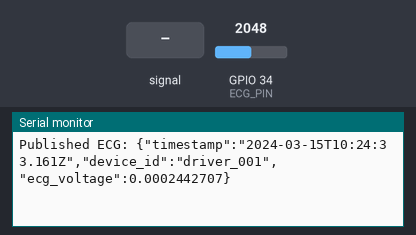
The sketch below on a simulated ESP32. Parts: the last lines printed to the serial monitor. The test bench sets the inputs (shaded band); at power-on: GPIO 34 (ECG_PIN) = 2048 (analog values on the 0–4095 scale). WiFi joins after 1.5 s; servers stay silent unless stated; the local clock reads 2024-03-15 10:24:30 at power-on unless the sketch sets it; no MQTT or app messages arrive unless stated.

Above: at 3.2 s.
3.3 s: GPIO 34 (ECG_PIN) fed a 200 Hz sine of ±327 counts around its level
At 3.37 s:
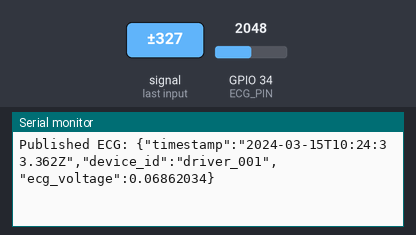
4.8 s: GPIO 34 (ECG_PIN) set to 2866
At 4.87 s:
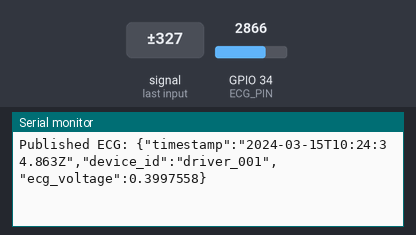
6.3 s: GPIO 34 (ECG_PIN) fed a 1000 Hz sine of ±1023 counts around its level
At 6.37 s:
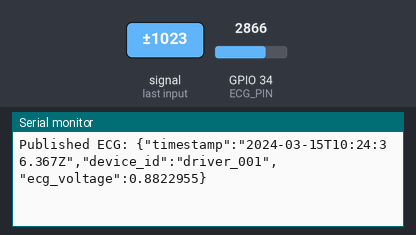
7.8 s: GPIO 34 (ECG_PIN) set to 3603
At 7.88 s:
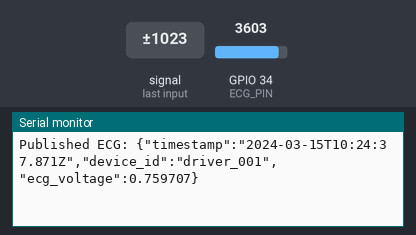
Timing chart, 0 to 10.3 s (numbered marks = the images above; inputs shaded):
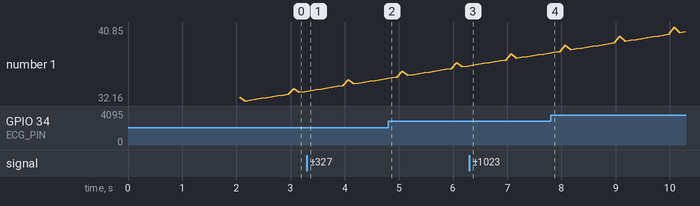

Measured:
- after the input at 3.3 s, the serial monitor: prints a new line after 0.06 s (image 1)
- after the input at 4.8 s, the serial monitor: prints a new line after 0.06 s (image 2)
- after the input at 6.3 s, the serial monitor: prints a new line after 0.07 s (image 3)
- after the input at 7.8 s, the serial monitor: prints a new line after 0.07 s (image 4)
- plotted number 1: 33.26 → 34.76 after the input at 3.3 s, 34.76 → 36.27 after the input at 4.8 s, 37.77 → 40.29 after the input at 7.8 s

The sketch:

ecg_sketch.ino
```cpp
// ECG Sensor Sketch - AD8232 for ESP32
// Reads ECG data from analog pin and publishes to MQTT

#include <WiFi.h>
#include <PubSubClient.h>
#include <ArduinoJson.h>

// ===== USER CONFIG - CHANGE THESE =====
const char* ssid = "OPPO F31 5G k3r6";        // Your phone's hotspot name
const char* password = "gfduvd6drcuhd67g5y7ig6gi"; // Your hotspot password
const char* mqtt_server = "10.224.23.31";      // Your laptop IP (from hostname -I)
const int mqtt_port = 1883;
// ========================================

// Device & Topic Config
const char* device_id = "driver_001";
const char* mqtt_topic = "sensors/driver_001/ecg";
const char* mqtt_client_id = "esp32_ecg_001";
const int sample_rate_ms = 100;

// Pin Config (ESP32 ADC pins: 32, 33, 34, 35, 36, 39)
const int ECG_PIN = 34;  // AD8232 OUT -> GPIO34 (ADC1_CH6)

// ADC Config (ESP32: 12-bit ADC = 0-4095, 3.3V reference)
const float adc_ref_voltage = 3.3;
const int adc_max_value = 4095;

// Global objects
WiFiClient espClient;
PubSubClient client(espClient);

unsigned long last_sample_time = 0;

void setup() {
  Serial.begin(115200);
  delay(500);

  Serial.println("\n\n=== ECG Sensor Sketch (ESP32) ===");
  Serial.print("ECG Pin: GPIO");
  Serial.println(ECG_PIN);
  Serial.print("ADC Reference: ");
  Serial.print(adc_ref_voltage);
  Serial.println("V");
  Serial.print("Sample Rate: ");
  Serial.print(sample_rate_ms);
  Serial.println("ms");

  // ADC attenuation for full 3.3V range
  analogReadResolution(12);  // 12-bit (0-4095)
  analogSetAttenuation(ADC_11db);  // 3.3V full scale

  connectToWiFi();

  // Sync real time via NTP so timestamps are valid PostgreSQL TIMESTAMPTZ
  configTime(0, 0, "pool.ntp.org", "time.nist.gov");

  client.setServer(mqtt_server, mqtt_port);
}

void loop() {
  // WiFi auto-reconnects in the background (ESP32 default) - do NOT call
  // WiFi.begin() again here; it errors with "wifi:sta is connecting, cannot set config".

  if (WiFi.status() != WL_CONNECTED) {
    // WiFi down: report once every 10s, skip MQTT/sensor until connected
    static unsigned long last_report = 0;
    if (millis() - last_report > 10000) {
      last_report = millis();
      Serial.println("WiFi not connected - auto-reconnecting in background...");
    }
    return;  // wait for WiFi before doing anything
  }

  // Maintain MQTT
  if (!client.connected()) {
    reconnectMQTT();
  }
  client.loop();

  // Read sensor at sample rate
  unsigned long now = millis();
  if (now - last_sample_time >= sample_rate_ms) {
    last_sample_time = now;
    readAndPublishECG();
  }
}

void readAndPublishECG() {
  // Read raw ADC
  int raw_value = analogRead(ECG_PIN);

  // Convert to voltage (0-3.3V)
  float voltage = (raw_value / (float)adc_max_value) * adc_ref_voltage;

  // Normalize to -1.0 to +1.0 range (center at 1.65V for bipolar signal)
  // AD8232 outputs ~1.65V at rest, swings ±1.65V
  float ecg_voltage = (voltage - (adc_ref_voltage / 2.0)) / (adc_ref_voltage / 2.0);

  // Clamp to validation range
  if (ecg_voltage > 1.0) ecg_voltage = 1.0;
  if (ecg_voltage < -1.0) ecg_voltage = -1.0;

  // Create JSON payload with ISO 8601 timestamp
  // Skip publish until NTP time is synced (timestamp would be invalid for DB)
  String iso_time = getISOTime();
  if (iso_time.length() == 0) {
    Serial.println("Skipping publish: waiting for NTP time sync...");
    return;
  }

  StaticJsonDocument<256> doc;
  doc["timestamp"] = iso_time;
  doc["device_id"] = device_id;
  doc["ecg_voltage"] = ecg_voltage;

  char buffer[256];
  serializeJson(doc, buffer);

  if (client.publish(mqtt_topic, buffer)) {
    Serial.print("Published ECG: ");
    Serial.println(buffer);
  } else {
    Serial.println("Failed to publish ECG");
  }
}

void connectToWiFi() {
  Serial.print("Connecting to WiFi: ");
  Serial.println(ssid);

  WiFi.mode(WIFI_STA);
  WiFi.begin(ssid, password);

  int attempts = 0;
  while (WiFi.status() != WL_CONNECTED && attempts < 30) {
    delay(500);
    Serial.print(".");
    attempts++;
  }

  if (WiFi.status() == WL_CONNECTED) {
    Serial.println("\nWiFi connected!");
    Serial.print("IP address: ");
    Serial.println(WiFi.localIP());
  } else {
    Serial.println("\nFailed to connect to WiFi");
  }
}

void reconnectMQTT() {
  Serial.print("Attempting MQTT connection...");

  if (client.connect(mqtt_client_id)) {
    Serial.println("Connected!");
  } else {
    Serial.print("Failed, rc=");
    Serial.print(client.state());
    Serial.println(" Retrying in 5s...");
    delay(5000);
  }
}

// Generate ISO 8601 timestamp (matches backend format).
// Returns empty string if NTP time is not synced yet,
// so invalid timestamps are never sent to the database.
String getISOTime() {
  struct tm timeinfo;
  if (!getLocalTime(&timeinfo) || timeinfo.tm_year < 120) {  // year < 2020 = no NTP sync yet
    return "";
  }

  char buffer[32];
  strftime(buffer, sizeof(buffer), "%Y-%m-%dT%H:%M:%S", &timeinfo);
  // Add milliseconds
  unsigned long ms = millis() % 1000;
  String iso = String(buffer) + "." + String(ms) + "Z";
  return iso;
}
```
